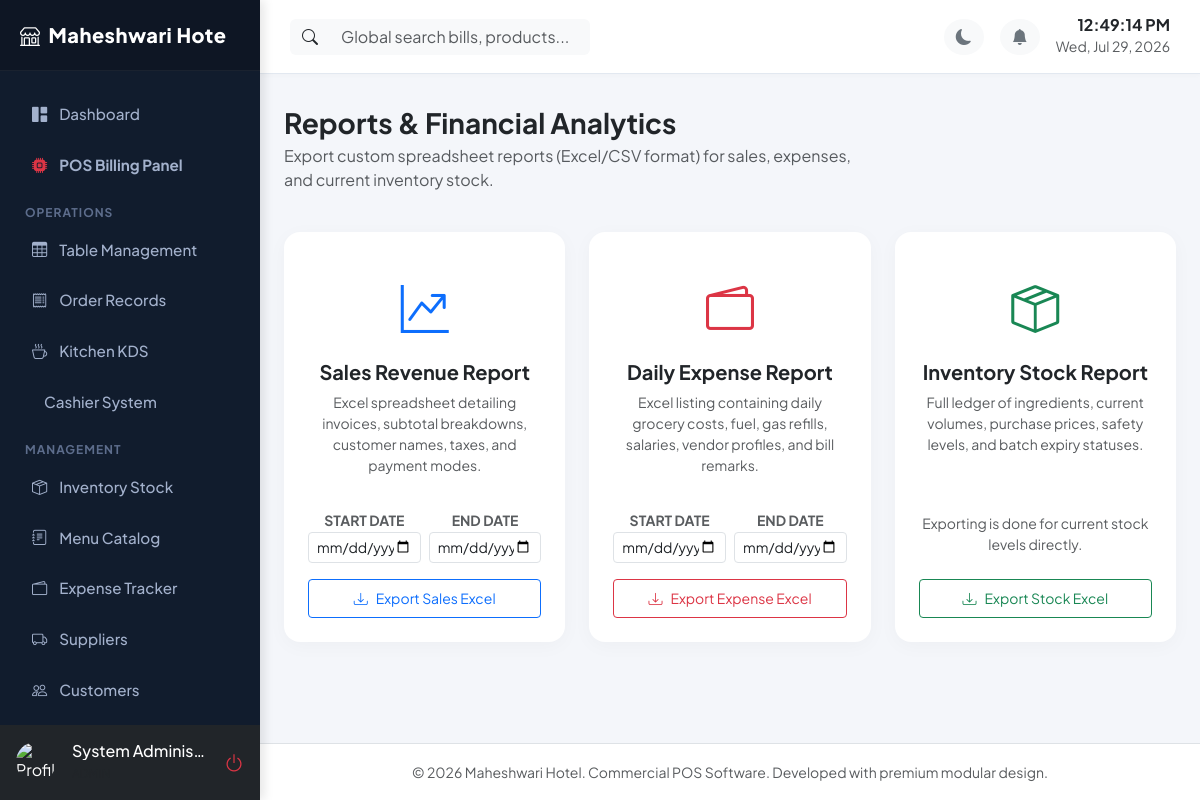
The app's page /reports (signed in) with its own data.
### app/models/__init__.py (models this page shows, shortened)
class RestaurantSetting(db.Model):
    __tablename__ = 'restaurant_settings'
    id = db.Column(db.Integer, primary_key=True)
    key = db.Column(db.String(100), unique=True, nullable=False)
    value = db.Column(db.Text, nullable=True)

class User(db.Model, UserMixin):
    __tablename__ = 'users'
    id = db.Column(db.Integer, primary_key=True)
    employee_id = db.Column(db.String(50), unique=True, nullable=False)
    username = db.Column(db.String(80), unique=True, nullable=False)
    password_hash = db.Column(db.String(200), nullable=False)
    name = db.Column(db.String(120), nullable=False)
    email = db.Column(db.String(120), unique=True, nullable=True)
    mobile = db.Column(db.String(15), nullable=True)
    role = db.Column(db.String(50), nullable=False, default='Cashier') # Admin, Manager, Cashier, Waiter, Kitchen, Store Manager
    permissions = db.Column(db.Text, nullable=True) # JSON stored as string for custom permission flags
    status = db.Column(db.String(20), default='Active') # Active, Disabled
    photo = db.Column(db.String(250), nullable=True)
    joining_date = db.Column(db.Date, nullable=True)
    shift = db.Column(db.String(50), nullable=True) # Day, Night, Evening
    fingerprint_enabled = db.Column(db.Boolean, default=False)
    credentials = db.relationship('WebAuthnCredential', backref='user', lazy=True, cascade='all, delete-orphan')
    attendances = db.relationship('Attendance', backref='user', lazy=True, cascade='all, delete-orphan')
    activity_logs = db.relationship('ActivityLog', backref='user', lazy=True)
    def has_permission(self, permission):
        if self.role == 'Admin':
            return True
        perms = self.get_permissions_list()
        return permission in perms

### app/routes/reports.py (the view)
@reports_bp.route('/reports')
@login_required
@permission_required('reports')
def index():
    return render_template('reports/index.html')

### app/utils/helpers.py (called while the page is built)
def get_setting(key, default=None):
    try:
        setting = RestaurantSetting.query.filter_by(key=key).first()
        if setting:
            return setting.value
        return default
    except Exception as e:
        print(f"Error fetching setting {key}: {e}")
        return default

### app/templates/reports/index.html
{% extends "base.html" %}
{% block content %}
<div class="row mb-4">
    <div class="col-md-8">
        <h3 class="fw-bold mb-1">Reports & Financial Analytics</h3>
        <p class="text-muted">Export custom spreadsheet reports (Excel/CSV format) for sales, expenses, and current inventory stock.</p>
    </div>
</div>
<div class="row g-4">
    <div class="col-md-4">
        <div class="card card-custom p-4 h-100 text-center d-flex flex-column justify-content-between">
            <div>
                <div class="py-3 text-primary"><i class="bi bi-graph-up-arrow" style="font-size: 3rem;"></i></div>
                <h5 class="fw-bold mb-2">Sales Revenue Report</h5>
                <p class="text-muted small">Excel spreadsheet detailing invoices, subtotal breakdowns, customer names, taxes, and payment modes.</p>
            </div>
            <form action="/reports/export/sales" method="GET" class="mt-3">
                <div class="row g-2 mb-3">
                    <div class="col-6">
                        <label class="small text-muted fw-bold">START DATE</label>
                        <input type="date" class="form-control form-control-sm" name="start_date" required value="{{ today }}">
                    </div>
                    <div class="col-6">
                        <label class="small text-muted fw-bold">END DATE</label>
                        <input type="date" class="form-control form-control-sm" name="end_date" required value="{{ today }}">
                    </div>
                </div>
                <button type="submit" class="btn btn-sm btn-outline-primary w-100 py-2"><i class="bi bi-download me-2"></i>Export Sales Excel</button>
            </form>
        </div>
    </div>
    <div class="col-md-4">
        <div class="card card-custom p-4 h-100 text-center d-flex flex-column justify-content-between">
            <div>
                <div class="py-3 text-danger"><i class="bi bi-wallet2" style="font-size: 3rem;"></i></div>
                <h5 class="fw-bold mb-2">Daily Expense Report</h5>
                <p class="text-muted small">Excel listing containing daily grocery costs, fuel, gas refills, salaries, vendor profiles, and bill remarks.</p>
            </div>
            <form action="/reports/export/expense" method="GET" class="mt-3">
                <div class="row g-2 mb-3">
                    <div class="col-6">
                        <label class="small text-muted fw-bold">START DATE</label>
                        <input type="date" class="form-control form-control-sm" name="start_date" required value="{{ today }}">
                    </div>
                    <div class="col-6">
                        <label class="small text-muted fw-bold">END DATE</label>
                        <input type="date" class="form-control form-control-sm" name="end_date" required value="{{ today }}">
                    </div>
                </div>
                <button type="submit" class="btn btn-sm btn-outline-danger w-100 py-2"><i class="bi bi-download me-2"></i>Export Expense Excel</button>
            </form>
        </div>
    </div>
    <div class="col-md-4">
        <div class="card card-custom p-4 h-100 text-center d-flex flex-column justify-content-between">
            <div>
                <div class="py-3 text-success"><i class="bi bi-box-seam" style="font-size: 3rem;"></i></div>
                <h5 class="fw-bold mb-2">Inventory Stock Report</h5>
                <p class="text-muted small">Full ledger of ingredients, current volumes, purchase prices, safety levels, and batch expiry statuses.</p>
            </div>
            <div class="mt-3">
                <p class="small text-muted mb-4">Exporting is done for current stock levels directly.</p>
                <a href="/reports/export/stock" class="btn btn-sm btn-outline-success w-100 py-2"><i class="bi bi-download me-2"></i>Export Stock Excel</a>
            </div>
        </div>
    </div>
</div>
{% endblock %}

### app/templates/base.html (shortened to what this page needs)
<!DOCTYPE html>
<html lang="en" data-bs-theme="light">
<head>
    <link href="https://cdn.jsdelivr.net/npm/bootstrap@5.3.1/dist/css/bootstrap.min.css" rel="stylesheet">
    <link href="https://cdn.jsdelivr.net/npm/bootstrap-icons@1.10.5/font/bootstrap-icons.css" rel="stylesheet">
    <link href="https://cdn.jsdelivr.net/npm/sweetalert2@11.7.27/dist/sweetalert2.min.css" rel="stylesheet">
    <link href="https://cdn.datatables.net/1.13.6/css/dataTables.bootstrap5.min.css" rel="stylesheet">
</head>
<body>
    <div id="sidebar" class="d-flex flex-column">
        <div class="logo d-flex align-items-center justify-content-between">
            <span><i class="bi bi-shop me-2"></i>{{ restaurant_name[:15] }}</span>
        </div>
        <div class="flex-grow-1 mt-3">
            <a href="{{ url_for('dashboard.index') }}" class="nav-link {% if request.endpoint == 'dashboard.index' %}active{% endif %}">
                <i class="bi bi-grid-1x2-fill"></i> Dashboard
            </a>
            {% if current_user.has_permission('orders') %}
            <a href="{{ url_for('orders.pos_interface') }}" class="nav-link {% if request.endpoint == 'orders.pos_interface' %}active{% endif %}">
                <i class="bi bi-cpu-fill text-danger"></i> <b>POS Billing Panel</b>
            </a>
            {% endif %}
            <div class="nav-header">Operations</div>
            {% if current_user.has_permission('tables') %}
            <a href="{{ url_for('tables.layout') }}" class="nav-link {% if request.endpoint == 'tables.layout' %}active{% endif %}">
                <i class="bi bi-table"></i> Table Management
            </a>
            {% endif %}
            {% if current_user.has_permission('orders') %}
            <a href="{{ url_for('orders.list_orders') }}" class="nav-link {% if request.endpoint == 'orders.list_orders' %}active{% endif %}">
                <i class="bi bi-receipt"></i> Order Records
            </a>
            {% endif %}
            {% if current_user.has_permission('kitchen') %}
            <a href="{{ url_for('kitchen.display') }}" class="nav-link {% if request.endpoint == 'kitchen.display' %}active{% endif %}">
                <i class="bi bi-cup-hot"></i> Kitchen KDS
            </a>
            {% endif %}
            {% if current_user.has_permission('billing') %}
            <a href="{{ url_for('billing.index') }}" class="nav-link {% if request.endpoint == 'billing.index' %}active{% endif %}">
                 Cashier System
            </a>
            {% endif %}
            <div class="nav-header">Management</div>
            {% if current_user.has_permission('inventory') %}
            <a href="{{ url_for('inventory.index') }}" class="nav-link {% if 'inventory' in request.endpoint %}active{% endif %}">
                <i class="bi bi-box-seam"></i> Inventory Stock
            </a>
            {% endif %}
            {% if current_user.has_permission('menu') %}
            <a href="{{ url_for('menu.list_menu') }}" class="nav-link {% if 'menu' in request.endpoint %}active{% endif %}">
                <i class="bi bi-journal-text"></i> Menu Catalog
            </a>
            {% endif %}
            {% if current_user.has_permission('expenses') %}
            <a href="{{ url_for('expenses.list_expenses') }}" class="nav-link {% if 'expenses' in request.endpoint and 'suppliers' not in request.url %}active{% endif %}">
                <i class="bi bi-wallet2"></i> Expense Tracker
            </a>
            {% endif %}
            {% if current_user.has_permission('suppliers') %}
            <a href="{{ url_for('expenses.list_suppliers') }}" class="nav-link {% if 'suppliers' in request.endpoint %}active{% endif %}">
                <i class="bi bi-truck"></i> Suppliers
            </a>
            {% endif %}
            {% if current_user.has_permission('customers') %}
            <a href="{{ url_for('customers.index') }}" class="nav-link {% if 'customers' in request.endpoint %}active{% endif %}">
                <i class="bi bi-people"></i> Customers
            </a>
            {% endif %}
            {% if current_user.has_permission('attendance') %}
            <a href="{{ url_for('attendance.index') }}" class="nav-link {% if 'attendance' in request.endpoint %}active{% endif %}">
            </a>
            {% endif %}
        </div>
        <div class="p-3 bg-dark d-flex align-items-center gap-3">
            <img src="{{ url_for('static', filename=current_user.photo if current_user.photo else 'uploads/profiles/default.png') }}" onerror="this.src='https://cdn-icons-png.flaticon.com/512/3135/3135715.png'" class="rounded-circle" width="40" height="40" alt="Profile">
            <div class="overflow-hidden">
                <h6 class="mb-0 text-white text-truncate">{{ current_user.name }}</h6>
                <small class="text-muted text-uppercase" style="font-size: 0.75rem;">{{ current_user.role }}</small>
            </div>
            <a href="{{ url_for('auth.logout') }}" class="text-danger ms-auto fs-5" title="Logout"><i class="bi bi-power"></i></a>
        </div>
    </div>
    <div id="content">
        <nav class="navbar navbar-expand navbar-main align-items-center justify-content-between">
            <div class="d-flex align-items-center gap-3">
                <div class="position-relative d-none d-md-block" style="width: 300px;">
                    <div class="input-group">
                        <span class="input-group-text bg-light border-0"><i class="bi bi-search"></i></span>
                        <input type="text" class="form-control bg-light border-0" id="global-search-input" placeholder="Global search bills, products...">
                    </div>
                </div>
            </div>
            <div class="d-flex align-items-center gap-3">
                <button class="btn btn-light rounded-circle border-0 text-secondary" id="theme-toggle-btn"><i class="bi bi-moon-fill"></i></button>
                <div class="dropdown">
                    <button class="btn btn-light rounded-circle border-0 text-secondary position-relative" type="button" data-bs-toggle="dropdown" aria-expanded="false" id="notif-dropdown-btn">
                        <i class="bi bi-bell-fill"></i>
                    </button>
                </div>
                <div class="text-end d-none d-sm-block">
                    <h6 class="mb-0 fw-bold" id="live-time">00:00:00</h6>
                    <small class="text-muted" id="live-date">July 24, 2026</small>
                </div>
            </div>
        </nav>
        <div class="container-fluid px-4 py-3 flex-grow-1">
            {% block content %}{% endblock %}
        </div>
        <footer class="bg-white py-3 border-top mt-auto text-center text-muted">
            <small>&copy; 2026 {{ restaurant_name }}. Commercial POS Software. Developed with premium modular design.</small>
        </footer>
    </div>
</body>
</html>

### app/templates/base.html (style rules this page uses)
:root { --primary-gradient: linear-gradient(135deg, #FF512F 0%, #DD2476 100%); --sidebar-width: 260px; --sidebar-bg: #111c2d; --font-family: 'Plus Jakarta Sans', sans-serif; }
body { font-family: var(--font-family); background-color: #f4f6fa; overflow-x: hidden; transition: background-color 0.3s ease, color 0.3s ease; }
#sidebar { width: var(--sidebar-width); min-width: var(--sidebar-width); background: var(--sidebar-bg); color: #fff; height: 100vh; position: fixed; top: 0; left: 0; display: flex; flex-direction: column; z-index:1000; overflow:hidden; box-shadow:4px 0 10px rgba(0,0,0,0.1); }
#sidebar > .flex-grow-1 { overflow-y:auto; min-height:0; }
#sidebar .logo { padding: 20px; background: rgba(0,0,0,0.2); font-size: 1.25rem; font-weight: 800; letter-spacing: 0.5px; border-bottom: 1px solid rgba(255,255,255,0.05); }
#sidebar .nav-link { color: #a3b1cc; padding: 12px 20px; font-weight: 500; font-size: 0.95rem; border-radius: 8px; margin: 4px 12px; display: flex; align-items: center; gap: 12px; transition: all 0.2s; }
#sidebar .nav-header { font-size: 0.75rem; text-transform: uppercase; letter-spacing: 1px; color: #5d6d8c; font-weight: 700; margin: 15px 25px 5px 25px; }
#content { margin-left: var(--sidebar-width); width: calc(100% - var(--sidebar-width)); transition: all 0.3s ease; min-height: 100vh; display: flex; flex-direction: column; }
.navbar-main { background-color: #fff; border-bottom: 1px solid #e2e8f0; padding: 15px 30px; position: sticky; top: 0; z-index: 999; box-shadow: 0 2px 4px rgba(0,0,0,0.02); }
.card-custom { border: none; border-radius: 16px; box-shadow: 0 4px 20px rgba(0, 0, 0, 0.03); transition: transform 0.2s ease, box-shadow 0.2s ease; background-color: #fff; }

### records on screen
RestaurantSetting: value "Maheshwari Hote", value "Maheshwari Hotel"
User: name "System Adminis…"
